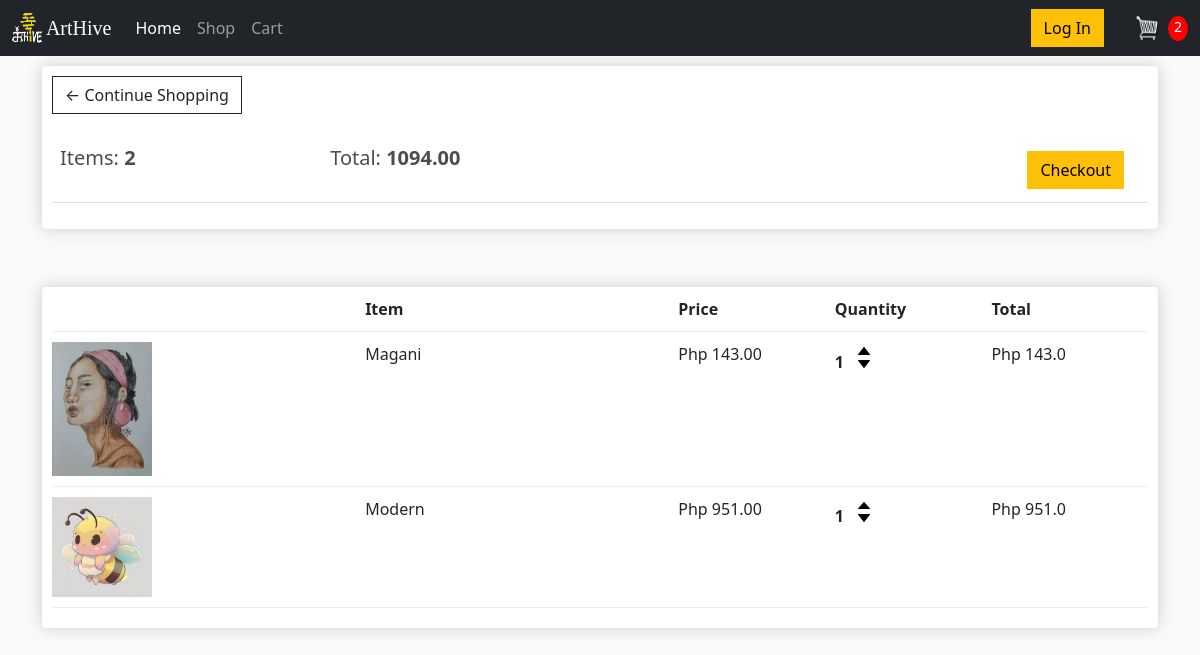
/cart/ (signed in), run on an earlier commit of the app's database.
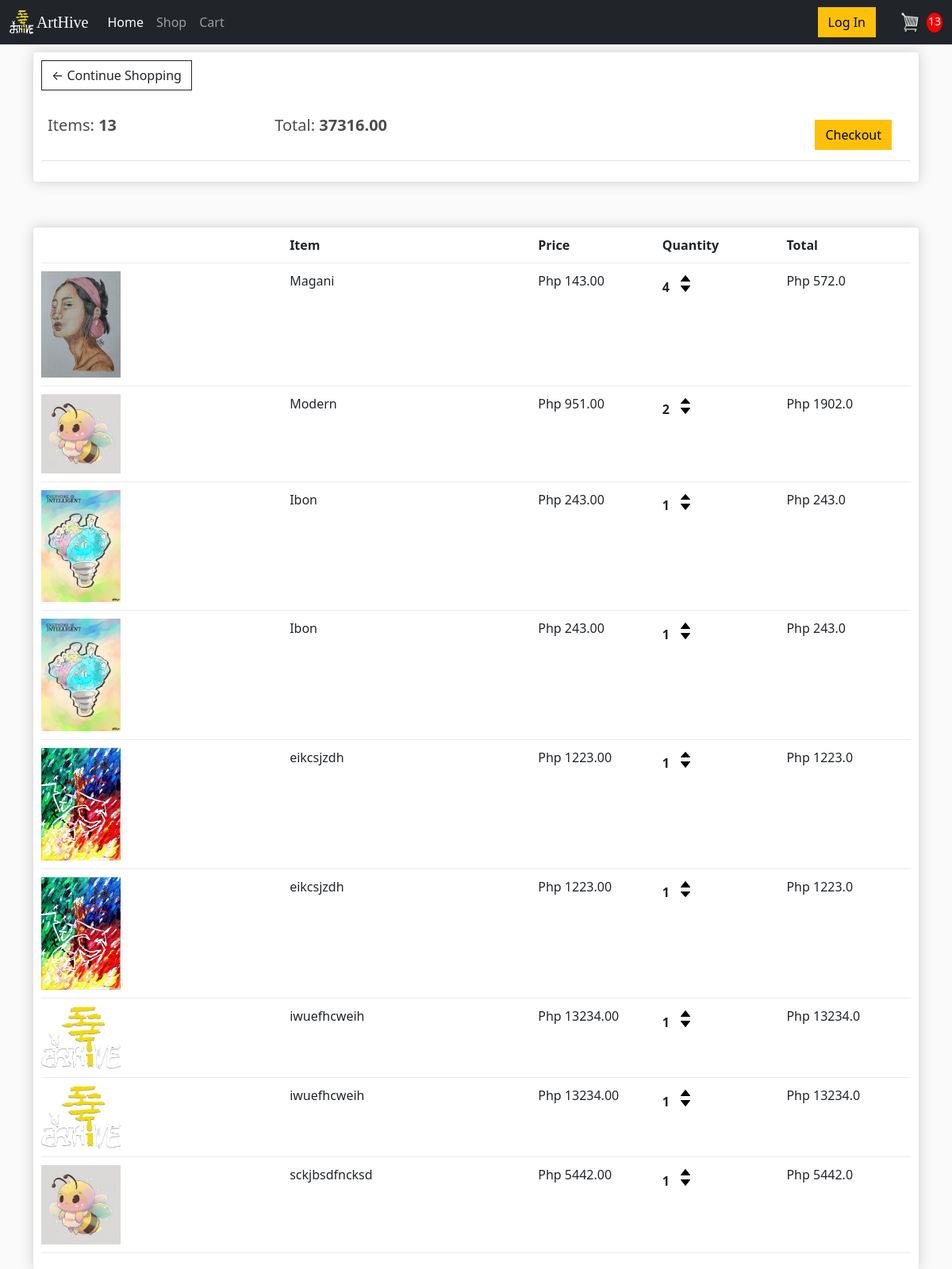
And on a later commit of the database.
### shop/models.py (models this page shows, shortened)
class Order(models.Model):
    customer = models.ForeignKey(Customer, on_delete=models.SET_NULL, null=True, blank=True)
    date_ordered = models.DateTimeField(auto_now_add=True)
    complete = models.BooleanField(default=False)
    transaction_id = models.CharField(max_length=100, null=True)
    @property
    def get_cart_total(self):
        orderItems = self.orderitem_set.all()
        total = sum([item.get_total for item in orderItems])
        return total
    def get_cart_items(self):
        orderItems = self.orderitem_set.all()
        total = sum([item.quantity for item in orderItems])
        return total

class OrderItem(models.Model):
    product = models.ForeignKey(Product, on_delete=models.SET_NULL, null=True)
    order = models.ForeignKey(Order, on_delete=models.SET_NULL, null=True)
    quantity = models.IntegerField(default=0, null=True, blank=True)
    date_added = models.DateTimeField(auto_now_add=True)
    @property
    def get_total(self):
        total = self.product.price * self.quantity
        return total

class Product(models.Model):
    name = models.CharField(max_length=200)
    price = models.FloatField()
    digital = models.BooleanField(default=False, null=True, blank=True)
    image = models.ImageField(null=True, blank=True)
    @property
    def image_url(self):
        try:
            url = self.image.url
        except:
            url = ''
        return url

### shop/views.py (the view)
# urls.py: path('cart/', views.cart, name='cart'),
def cart(request):
    if request.user.is_authenticated:
        customer = request.user.customer
        order, created = Order.objects.get_or_create(customer=customer, complete=False)
        items = order.orderitem_set.all()
        cartItems = order.get_cart_items
    else:
        items = []
        order = {'get_cart_total': 0, 'get_cart_items': 0}
        cartItems = order['get_cart_items']
    context = {'items': items, 'order':order, 'cartItems':cartItems}
    return render(request, 'shop/cart.html', context)

### shop/templates/shop/cart.html (shortened to what this page needs)
{% extends 'shop/main.html' %}
{% load static %}
{% block content %}
<div class="row">
    <div class="col-lg-12">
        <div class="box-element">
            <a class="btn btn-outline-dark" href="{% url 'shop' %}">&#x2190;&nbspContinue Shopping</a>
            <br>
            <br>
            <table class="table">
                <tr>
                    <th><h5>Items: <strong>{{order.get_cart_items}}</strong></h5></th>
                    <th><h5>Total: <strong>{{order.get_cart_total|floatformat:2}}</strong></h5></th>
                    <th>
                        <a style="float: right; margin: 5px;" class="btn btn-warning me-3" href="{% url 'checkout' %}">
                            Checkout
                        </a>
                    </th>
                </tr>
            </table>
        </div>
        <br>
        <div class="col-lg-12">
        <br>
        <div class="box-element">
            <div class="cart-row">
                <div style="flex: 2"></div>
                <div style="flex: 2"><strong>Item</strong></div>
                <div style="flex: 1"><strong>Price</strong></div>
                <div style="flex: 1"><strong>Quantity</strong></div>
                <div style="flex: 1"><strong>Total</strong></div>
            </div>
            {% for item in items %}
            <div class="cart-row">
                <div style="flex: 2"><img class="row-image" src="{{item.product.image_url}}"></div>
                <div style="flex: 2">{{item.product.name}}</div>
                <div style="flex: 1">Php {{item.product.price|floatformat:2}}</div>
                <div style="flex: 1">
                    <p class="quantity">{{item.quantity}}</p>
                    <div class="quantity">
                        <img data-product="{{item.product.id}}" data-action="add" class="chg-quantity update-cart add-btn" src="{% static 'resources/arrow-up.png' %}">
                        <img data-product="{{item.product.id}}" data-action="remove" class="chg-quantity update-cart add-btn" src="{% static 'resources/arrow-down.png' %}">
                    </div>
                </div>
                <div style="flex: 1">Php {{item.get_total}}</div>
            </div>
            {% endfor %}
        </div>
    </div>
    </div>
</div>
{% endblock content %}

### shop/templates/shop/main.html (shortened to what this page needs)
<!DOCTYPE html>
{% load static %}
<html>
<head>
    <link href="https://cdn.jsdelivr.net/npm/bootstrap@5.3.2/dist/css/bootstrap.min.css"
          rel="stylesheet"
>
    <link rel="stylesheet" type="text/css" href="{% static 'css/styles.css' %}">
</head>
<body>
<nav class="navbar navbar-expand-lg navbar-dark bg-dark">
  <div class="container-fluid">
    <a class="navbar-brand" href="#" style="font-family: 'Lucida Sans'">
    <img src="{% static 'resources/Logo.png' %}" width="30" height="30" class="d-inline-block align-top" alt="ArtHive">
    ArtHive
    </a>
    <div class="collapse navbar-collapse" id="navbarNavAltMarkup">
        <div class="navbar-nav">
            <a class="nav-link active" aria-current="page" href="{% url 'shop' %}">Home</a>
            <a class="nav-link" href="{% url 'shop' %}">Shop</a>
            <a class="nav-link" href="{% url 'cart' %}">Cart</a>
        </div>
        <div class="ms-auto d-flex align-items-center">
        <a href="#" class="btn btn-warning me-3">Log In</a>
        <a href="{% url 'cart' %}">
          <img id="cart-icon" src="{% static 'resources/cart.png' %}" alt="Cart" width="30" height="30">
        </a>
        <p id="cart-total" class="ms-2 mb-0">{{cartItems}}</p>
      </div>
    </div>
  </div>
</nav>
<div class="container">
{% block content %}
{% endblock %}
</div>
</body>
</html>

### static/css/styles.css (style rules this page uses)
body { background-color: hsl(0, 0%, 98%); }
h1,h2,h3,h4,h5,h6 { color:hsl(0, 0%, 30%); }
.box-element { box-shadow:hsl(0, 0%, 80%) 0 0 16px; background-color: #fff; border-radius: 4px; padding: 10px; }
#cart-icon { width:25px; display: inline-block; margin-left: 15px; }
#cart-total { display: block; text-align: center; color:#fff; background-color: red; width: 20px; height: 25px; border-radius: 50%; font-size: 14px; }
.col-lg-4, .col-lg-6, .col-lg-8, .col-lg-12 { margin-top: 10px; }
.btn { border-radius: 0; }
.row-image { width: 100px; }
.cart-row { display: flex; align-items: flex-stretch; padding-bottom: 10px; margin-bottom: 10px; border-bottom: 1px solid #ececec; }
.quantity { display: inline-block; font-weight: 700; padding-right:10px; }
.chg-quantity { width: 12px; cursor: pointer; display: block; margin-top: 5px; transition:.1s; }

What changed in the data, as far as the page shows it:
changed through a linked row, Order: id.quantity "2" → "13"; get_cart_items "2" → "13"; get_cart_total "1094.00" → "37316.00"
changed OrderItem "Magani": quantity "1" → "4"; get_total "143.0" → "572.0"
changed OrderItem "Modern": quantity "1" → "2"; get_total "951.0" → "1902.0"
added OrderItem: product.image_url (picture), product.name "Ibon", product.price "243.00", quantity "1", get_total "243.0"
added OrderItem: product.image_url (picture), product.name "Ibon", product.price "243.00", quantity "1", get_total "243.0"
added OrderItem: product.image_url (picture), product.name "eikcsjzdh", product.price "1223.00", quantity "1", get_total "1223.0"
added OrderItem: product.image_url (picture), product.name "eikcsjzdh", product.price "1223.00", quantity "1", get_total "1223.0"
added OrderItem: product.image_url (picture), product.name "iwuefhcweih", product.price "13234.00", quantity "1", get_total "13234.0"
added OrderItem: product.image_url (picture), product.name "iwuefhcweih", product.price "13234.00", quantity "1", get_total "13234.0"
added OrderItem: product.image_url (picture), product.name "sckjbsdfncksd", product.price "5442.00", quantity "1", get_total "5442.0"
